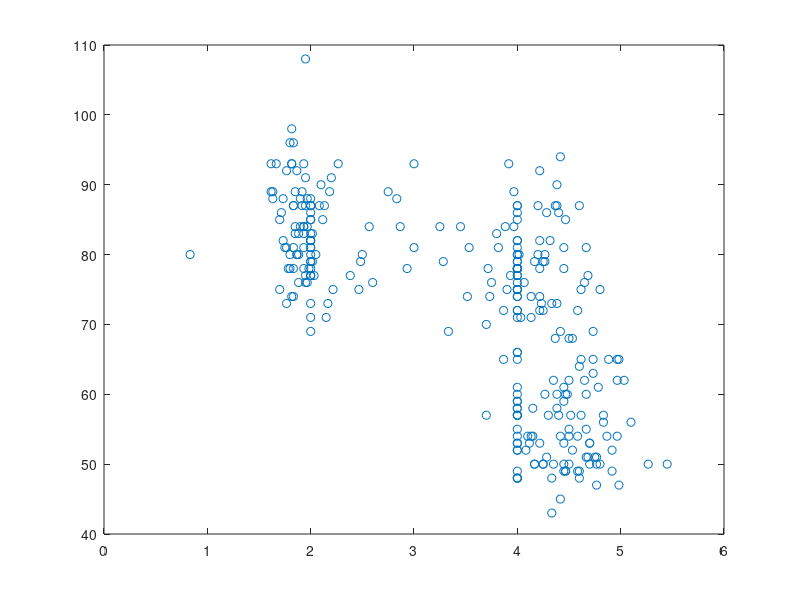
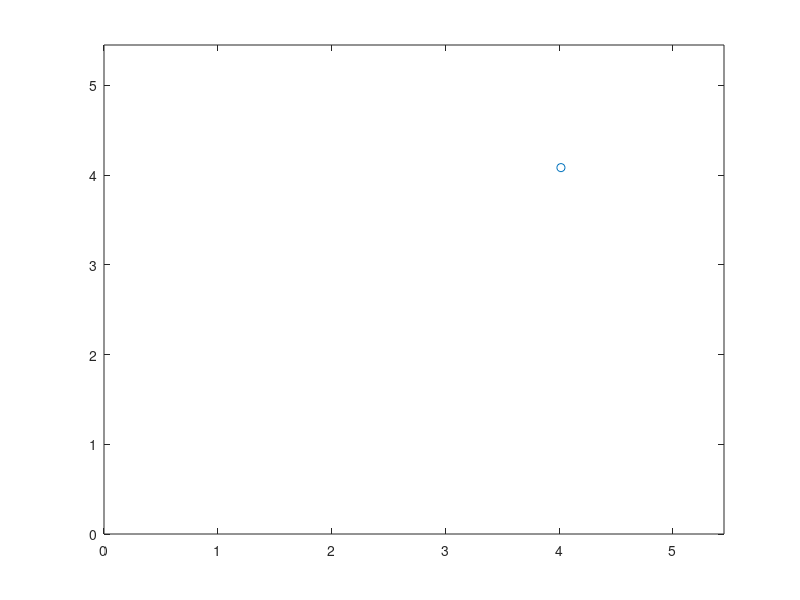

These charts were generated, in order, by the following MATLAB code:
% load the data set
load geyser.txt -ascii;

% plot variables within time steps
figure,
plot(geyser(:,1),geyser(:,2),'o');
% plot variables between time steps
figure,
for n=0:294
plot(geyser(1:end-n,1),geyser(n+1:end,1),'o');
axis([0 max(geyser(:,1)) 0 max(geyser(:,1))]);
end